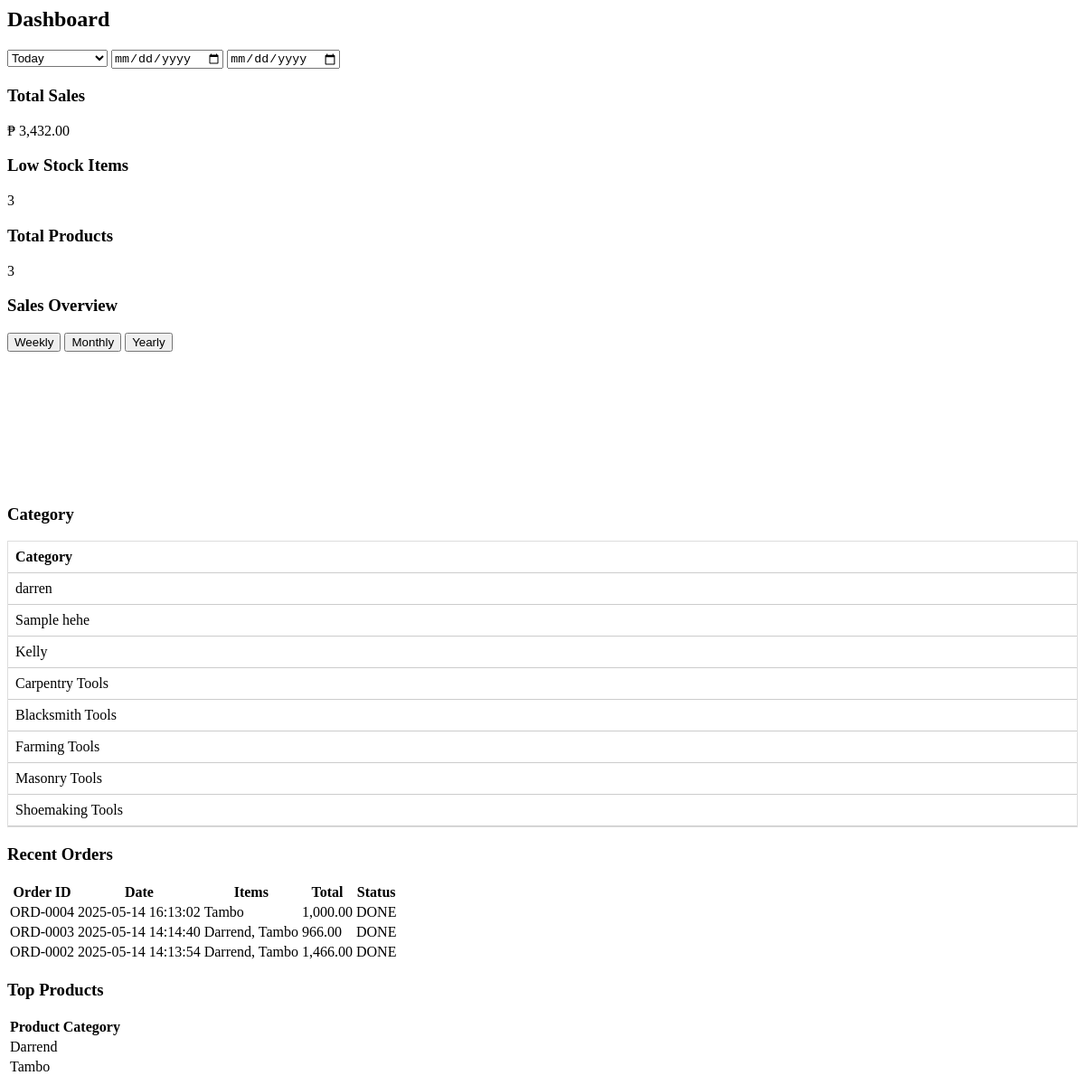
The app's page /pages/dashboard.php (signed in), older data.
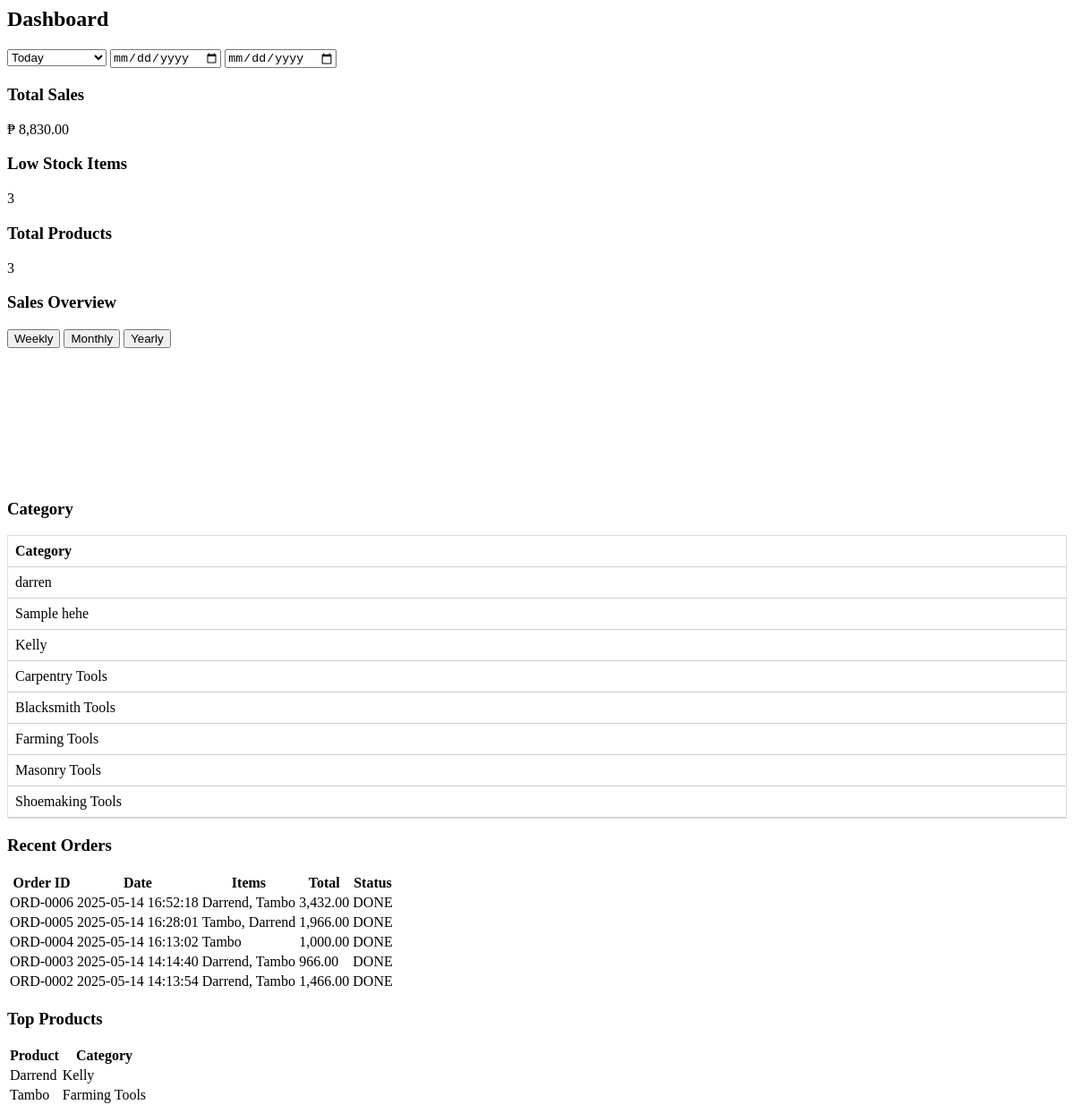
The same page, newer data.
### tables this page shows
CREATE TABLE `tblinventory` (
  `inventory_id` int(11) NOT NULL AUTO_INCREMENT,
  `product_id` varchar(128) DEFAULT '',
  `product_name` varchar(128) DEFAULT '',
  `color` varchar(128) DEFAULT '',
  `categoryid` int(11) DEFAULT 0,
  `subcategoryid` int(11) DEFAULT 0,
  `sizesid` int(11) DEFAULT 0,
  `madefromid` int(11) DEFAULT 0,
  `cooperativeid` int(11) DEFAULT 0,
  `qty_available` double DEFAULT 0,
  `reorder_threshold` varchar(128) DEFAULT '',
  `storageid` int(11) DEFAULT 0,
  `cost_price` double DEFAULT 0,
  `retail_price` double DEFAULT 0,
  `unitid` int(11) DEFAULT 0,
  `created_at` timestamp NOT NULL DEFAULT current_timestamp(),
  `current_stock` double DEFAULT 0,
  `current_stock_date` datetime DEFAULT NULL,
  `new_stock` double DEFAULT 0,
  `new_stock_date` datetime DEFAULT NULL,
  `total_stock` double DEFAULT 0,
  PRIMARY KEY (`inventory_id`)
);

CREATE TABLE `tblcategory` (
  `categoryid` int(11) NOT NULL AUTO_INCREMENT,
  `category` varchar(128) DEFAULT '',
  `is_archived` varchar(128) DEFAULT 'No',
  PRIMARY KEY (`categoryid`)
);

### includes/function.php (called while the page is built, shortened)
<?php
function GetValue($sql_query)
{
    global $db_connection;
    $result = mysqli_query($db_connection, $sql_query);
    $row = mysqli_fetch_array($result);
    return $row[0];
}
function Number($float)
{
    if ($float == 0) {
        return "";
    } else {
        if ($float > 0) {
            return number_format($float, 2, ".", ",");
        } else {
            return '(' . number_format(abs($float), 2, ".", ",") . ')';
        }
    }
}

### pages/dashboard.php (the view, shortened to what the changed rows need)
<?php include('../includes/init.php'); is_blocked(); ?>
<div class="module" id="dashboardModule">
    <h2>Dashboard</h2>
    <div class="metrics-grid">
        <div class="metric-card">
            <div class="metric-value">₱<span id="totalSalesValue">
                    <?php echo Number(GetValue('select SUM(qty * price) from tblsales_details ')); ?>
                </span></div>
        </div>
    </div>
    <div class="charts-grid">
        <div class="chart-card">
            <div class="scrollable-table">
                <table>
                    <thead>
                        <tr>
                            <th>Category</th>
                        </tr>
                    </thead>
                </table>
            </div>
        </div>
    </div>
    <div class="bottom-grid">
        <div class="data-card">
            <div class="data-table">
                <table>
                    <thead>
                        <tr>
                            <th>Order ID</th>
                            <th>Date</th>
                            <th>Items</th>
                            <th>Total</th>
                            <th>Status</th>
                        </tr>
                    </thead>
                    <tbody id="recentOrdersBody">
                        <?php
                        $query = "
                            SELECT
                            s.order_id,
                            s.created_at,
                            GROUP_CONCAT(i.product_name SEPARATOR ', ') AS items,
                            SUM(d.qty * d.price) AS total
                            FROM tblsales s
                            JOIN tblsales_details d ON s.sales_id = d.sales_id
                            JOIN tblinventory i ON d.inventory_id = i.inventory_id
                            GROUP BY s.order_id, s.created_at
                            ORDER BY s.created_at DESC
                        ";
                        $rs = mysqli_query($db_connection, $query);
                        while ($rw = mysqli_fetch_assoc($rs)) {
                            echo '<tr>
                                <td>' . htmlspecialchars($rw['order_id']) . '</td>
                                <td>' . htmlspecialchars($rw['created_at']) . '</td>
                                <td>' . htmlspecialchars($rw['items']) . '</td>
                                <td>' . number_format($rw['total'], 2) . '</td>
                                <td>DONE</td>
                            </tr>';
                        }
                        ?>
                    </tbody>
                </table>
            </div>
        </div>
        <div class="data-card">
            <div class="data-table">
                <table>
                    <thead>
                        <tr>
                            <th>Product</th>
                            <th>Category</th>
                        </tr>
                    </thead>
                    <tbody id="topProductsBody">
                        <?php
                        $query = "
                            SELECT
                                i.product_id,
                                i.product_name,
                                i.color,
                                c.category,
                                sc.subcategory,
                                s.size,
                                mf.madefrom,
                                coop.cooperative,
                                i.qty_available,
                                i.reorder_threshold,
                                st.storage,
                                i.cost_price,
                                i.retail_price,
                                u.unit,
                                i.current_stock,
                                i.new_stock,
                                i.total_stock,
                                i.inventory_id
                            FROM tblinventory i
                            LEFT JOIN tblcategory c ON i.categoryid = c.categoryid
                            LEFT JOIN tblsubcategory sc ON i.subcategoryid = sc.subcategoryid
                            LEFT JOIN tblsizes s ON i.sizesid = s.sizesid
                            LEFT JOIN tblmadefrom mf ON i.madefromid = mf.madefromid
                            LEFT JOIN tblcooperative coop ON i.cooperativeid = coop.cooperativeid
                            LEFT JOIN tblstorage st ON i.storageid = st.storageid
                            LEFT JOIN tblunit u ON i.unitid = u.unitid
                        ";
                        $query .= ' ORDER BY i.product_name ASC LIMIT 0,2';
                        $result = mysqli_query($db_connection, $query);
                        while ($row = mysqli_fetch_assoc($result)) {
                            echo "<tr>
                            <td>" . htmlspecialchars($row['product_name']) . "</td>
                            <td>" . htmlspecialchars($row['category']) . "</td>
                        </tr>";
                        }
                        ?>
                    </tbody>
                </table>
            </div>
        </div>
    </div>
</div>

Row changes from the older to the newer data that the page shows:
changed tblinventory "Darrend": categoryid.category (not shown) → "Kelly"
changed tblinventory "Tambo": categoryid.category (not shown) → "Farming Tools"
Text that changed along with them:
Number(GetValue('select SUM(qty * price) from tblsales_details ')): "3,432.00" → "8,830.00"
new list line: "ORD-0006 2025-05-14 16:52:18 Darrend, Tambo 3,432.00 DONE"
new list line: "ORD-0005 2025-05-14 16:28:01 Tambo, Darrend 1,966.00 DONE"
